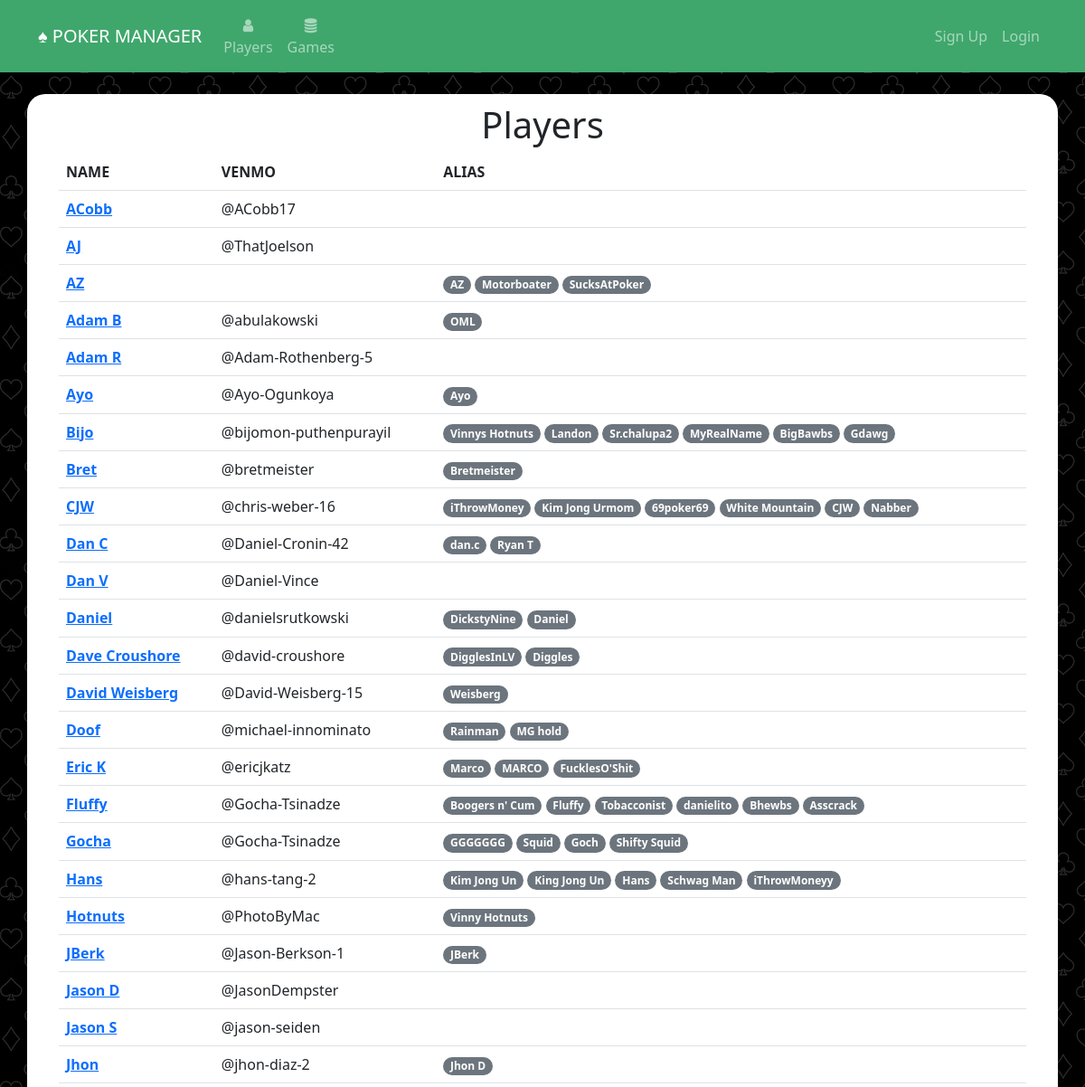
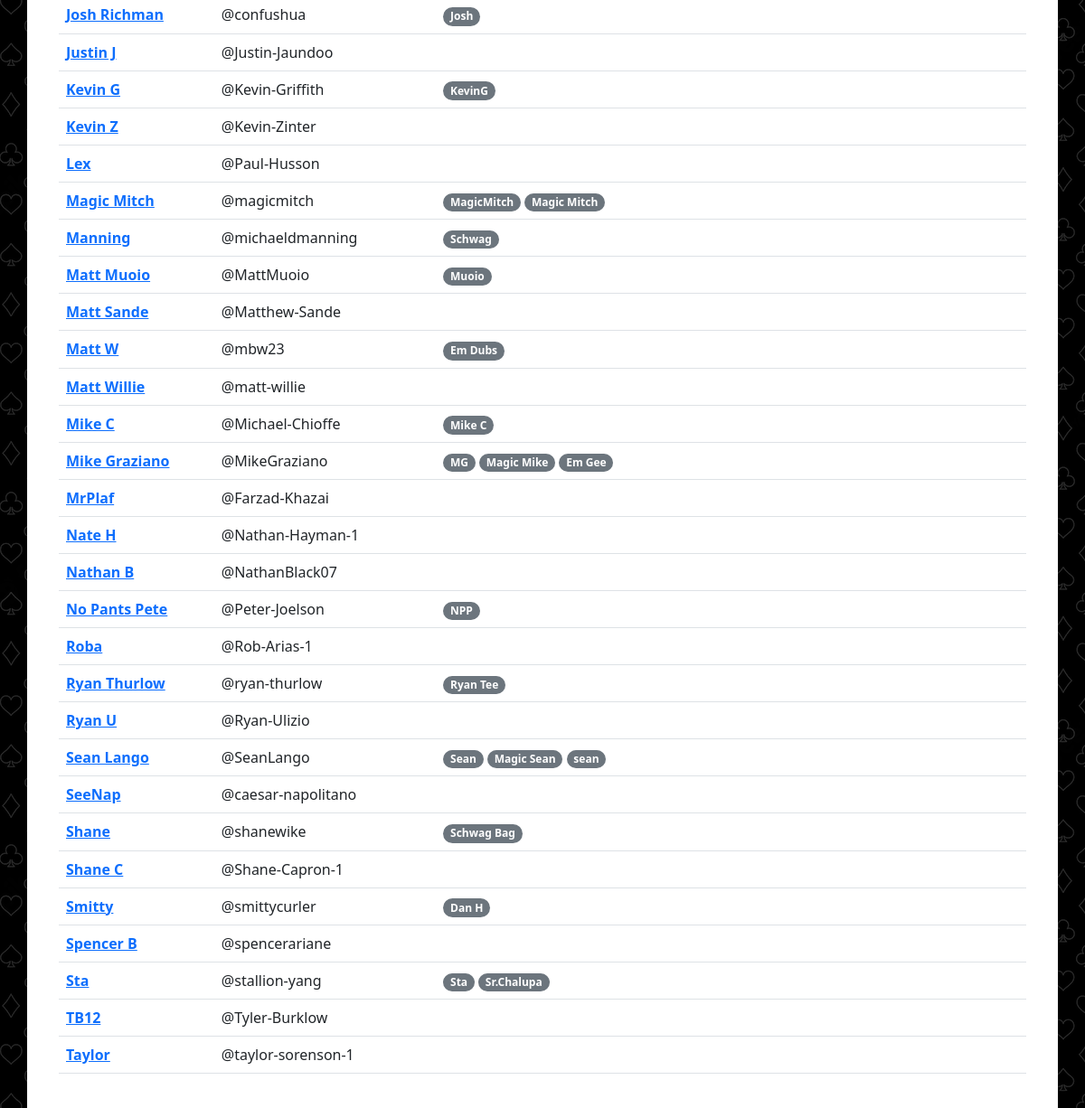
Before: /players (upper part) with the older database file (2 pictures, top to bottom).
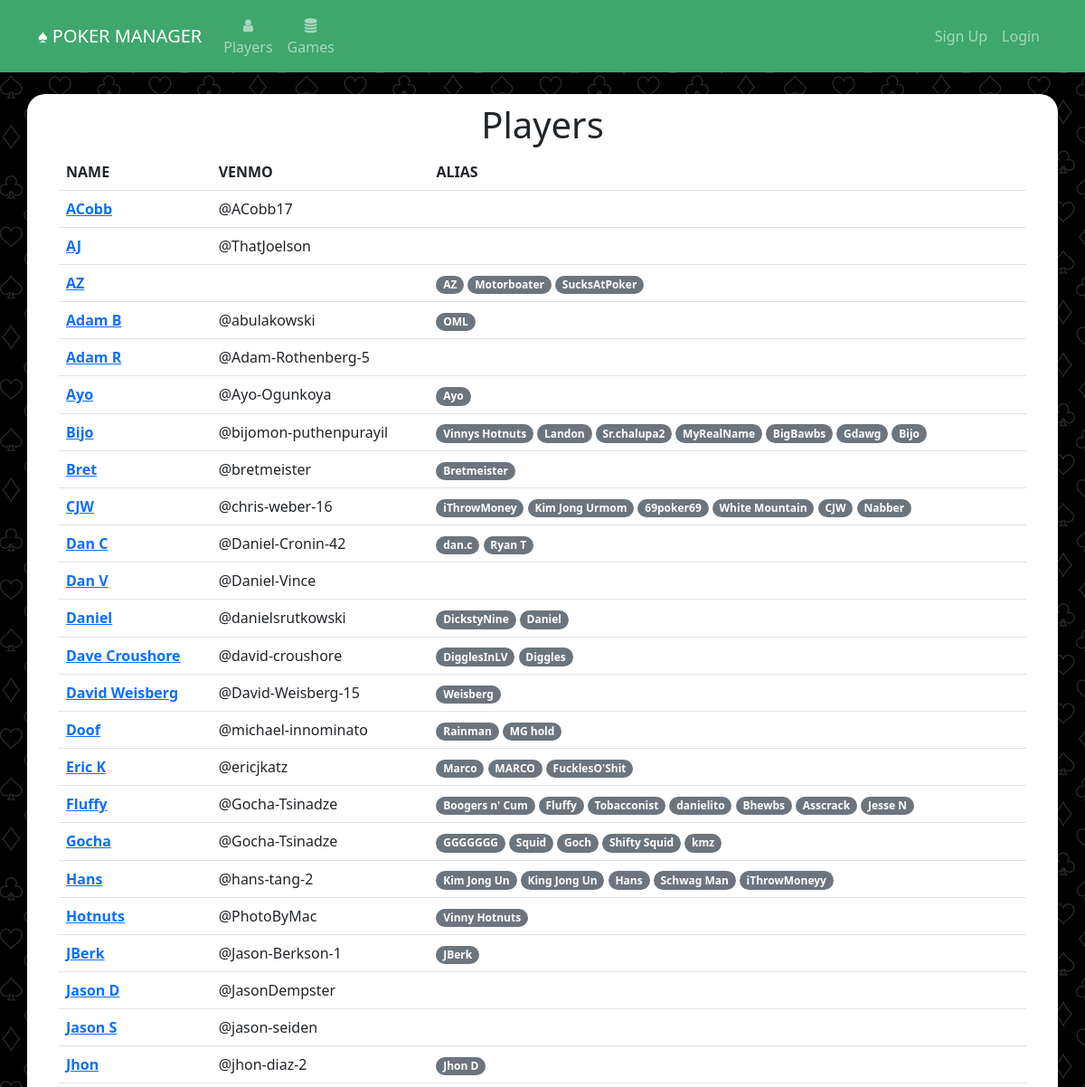
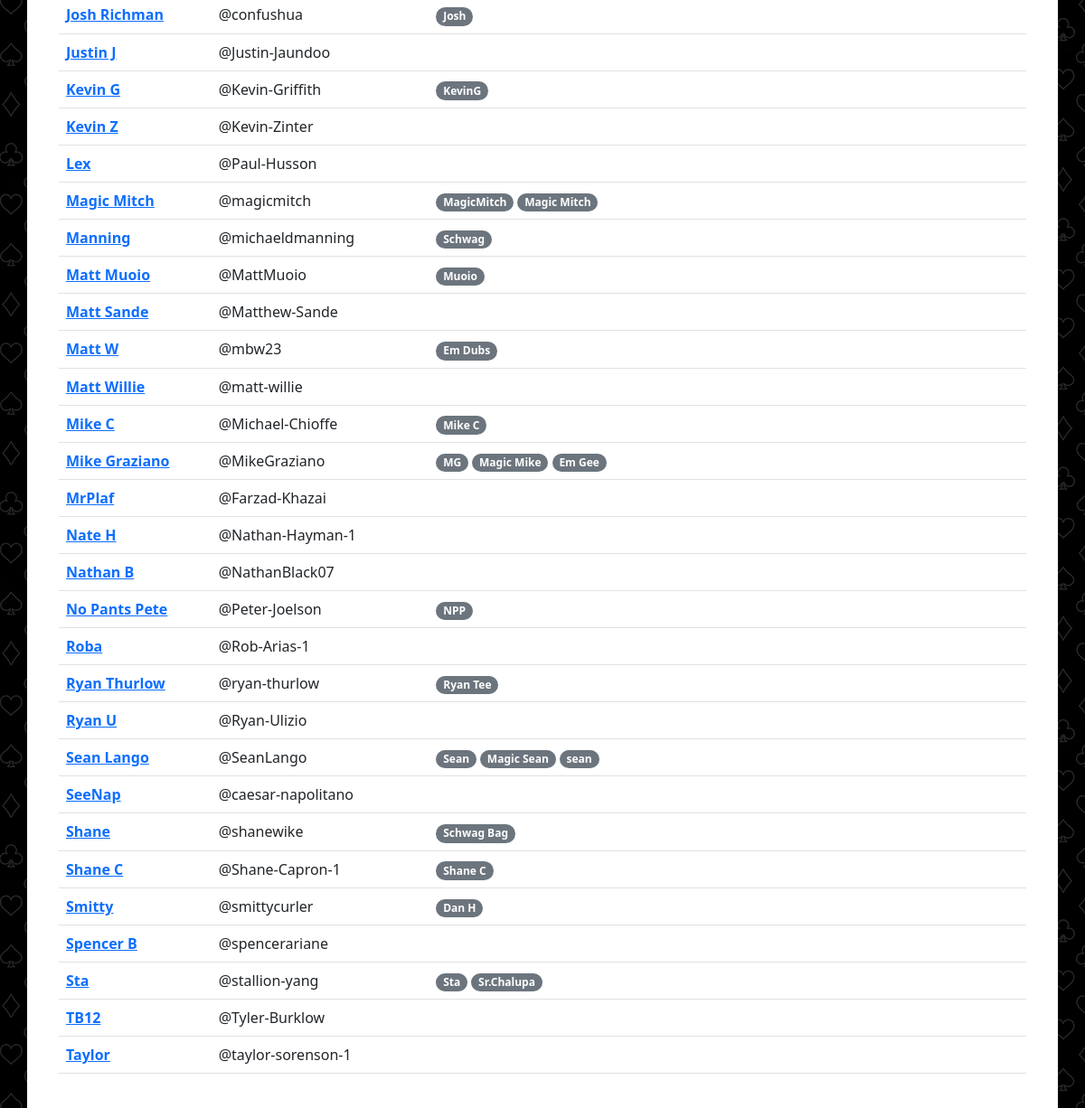
After: the same page with the newer database file (2 pictures, top to bottom).
### website/models.py (models this page shows)
class Player(db.Model):
	id = db.Column(db.Integer, primary_key=True)
	name = db.Column(db.String(150), unique=True)
	venmo = db.Column(db.String(300))
	email = db.Column(db.String(300))
	games_played = db.Column(db.Integer, default=0)
	aliases = db.relationship('Alias', backref='player')
	earnings = db.relationship('Earning', backref='player')
	user = db.relationship('User', backref='player')

class Alias(db.Model):
	id = db.Column(db.Integer, primary_key=True)
	alias = db.Column(db.String(150), unique=True)
	player_id = db.Column(db.Integer, db.ForeignKey('player.id'))

### website/views.py (the view, shortened to what this page needs)
@views.route('/players', methods=['GET','POST'])
def players():
	players = Player.query.order_by(Player.name.asc()).all()
	return render_template("players.html", user=current_user, players=players)

### website/templates/players.html (shortened to what this page needs)
{% extends "base.html" %}
{% block content %}
<h1 align="center">Players</h1>
<table class="table">
	<thead>
	  <tr>
		<th scope="col">NAME</th>
		<th scope="col">VENMO</th>
		<th scope="col">ALIAS</th>
	  </tr>
	</thead>
	<tbody>
	{% if players %}
	{% for player in players %}
		<tr>
			<td><a href="{{url_for('views.edit_player', player_id=player.id)}}" ><strong>{{ player.name }}</strong></a></td>
			<td>{{ player.venmo }}</td>
			<td>
				{% for alias in player.aliases %}
				<span class="badge rounded-pill bg-secondary">{{ alias.alias }}</span>
				{% endfor %}
			</td>
		</tr>
	{% endfor %}
	{% endif %}
</tbody>
</table>
<br/>
{% endblock %}

Changed rows visible on the page:
added Alias: alias "Bijo", shown under Player "Bijo"
added Alias: alias "Jesse N", shown under Player "Fluffy"
added Alias: alias "kmz", shown under Player "Gocha"
added Alias: alias "Shane C", shown under Player "Shane C"
